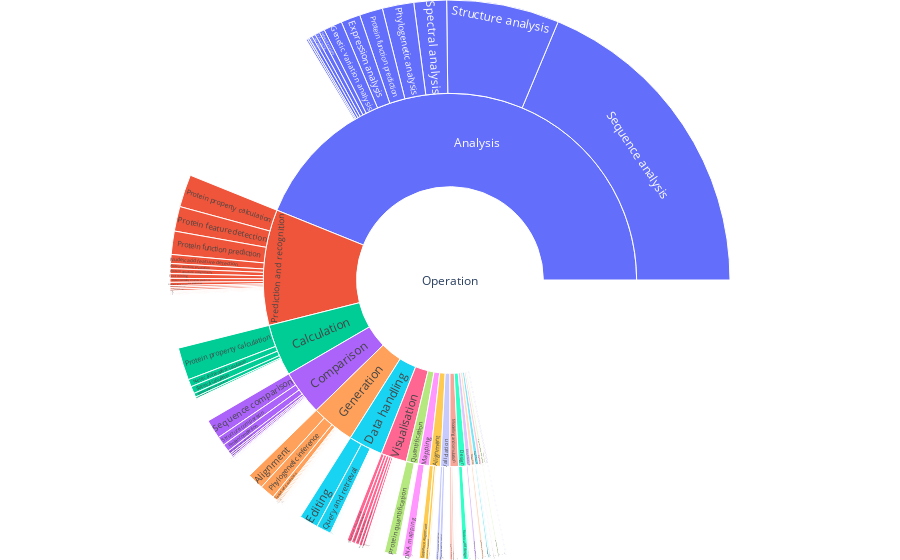

Write notebook code for a chart like this one.
### Code cell
from owlready2 import get_ontology
import plotly.graph_objects as go

EDAM_FILE_PATH = "/home/hmenager/edamontology/EDAM_dev.owl"
EDAM = get_ontology(EDAM_FILE_PATH).load()

def class_label(class_node):
    try:
        return class_node.label.first()
    except:
        return class_node.iri

def get_sunburst_data(node, sunburst_data=None, path="", value_fn=lambda x:1):
    if sunburst_data==None:
        sunburst_data = {
                 "ids":[],
                 "labels":[],
                 "parents":[],
                 "values":[]}
    value = value_fn(node)
    id = f"{path}>{node.name}"
    for child in node.subclasses():
        sunburst_data, child_value = get_sunburst_data(child, sunburst_data, id, value_fn)
        value += child_value
    sunburst_data["ids"].append(id)
    sunburst_data["labels"].append(class_label(node))
    sunburst_data["parents"].append(path)
    sunburst_data["values"].append(value)
    return sunburst_data, value

def display_sunburst(sunburst_data):
    fig =go.Figure(go.Sunburst(
        ids = sunburst_data["ids"],
        labels = sunburst_data["labels"],
        parents = sunburst_data["parents"],
        values = sunburst_data["values"],
        maxdepth=3 #number of levels shown on the sunburst diagram
    ))
    fig.update_layout(margin = dict(t=0, l=0, r=0, b=0), height=500)
    fig.show()

sunburst_data, root_node_value = get_sunburst_data(EDAM["operation_0004"])

display_sunburst(sunburst_data)

### Figure 1 — Plotly figure (JSON) as saved in the notebook; plotly's stock layout.template omitted (floating-point values rounded to 4 significant figures; data arrays with more than 128 entries replaced by an {"elided": "..."} marker saying what was removed)
{"data": [{"ids": {"elided": "1053 str values"}, "labels": {"elided": "1053 str values"}, "maxdepth": 3, "parents": {"elided": "1053 str values"}, "type": "sunburst", "values": {"elided": "1053 int values"}}], "layout": {"autosize": true, "margin": {"b": 0, "l": 0, "r": 0, "t": 0}}}
